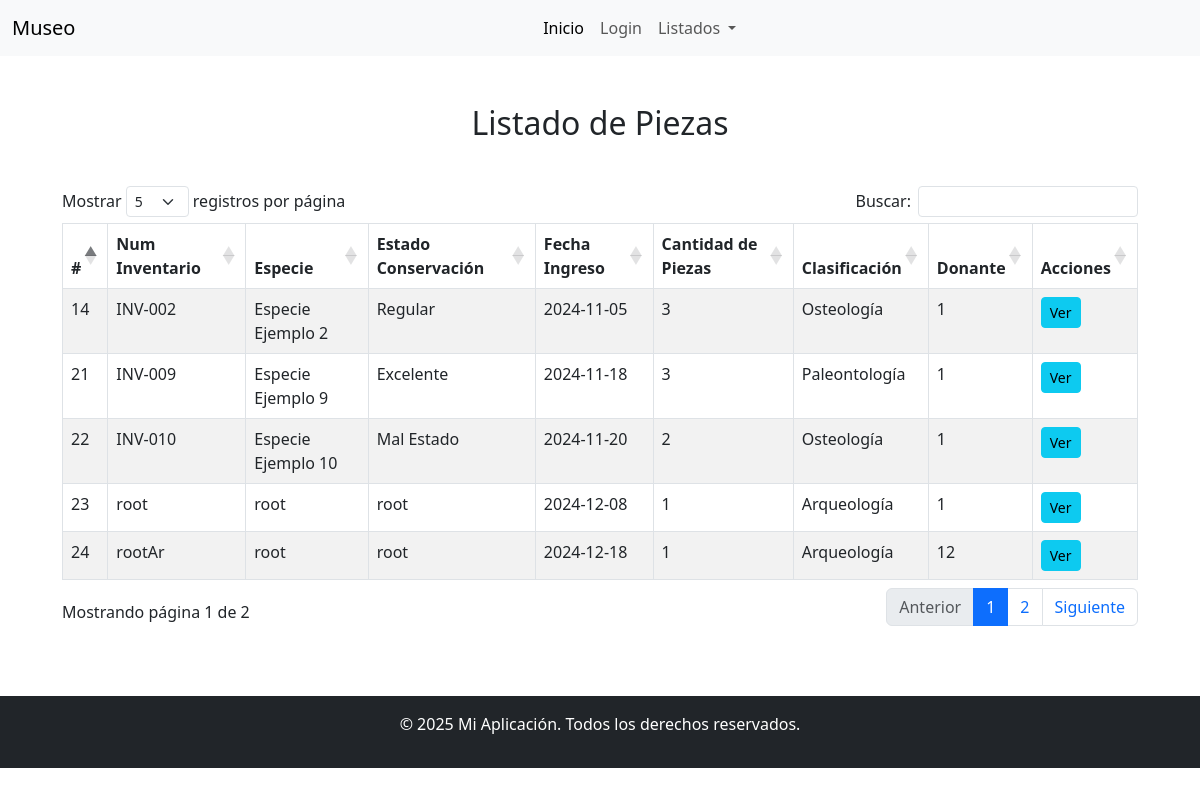
The page /listados.php on the database as committed earlier.
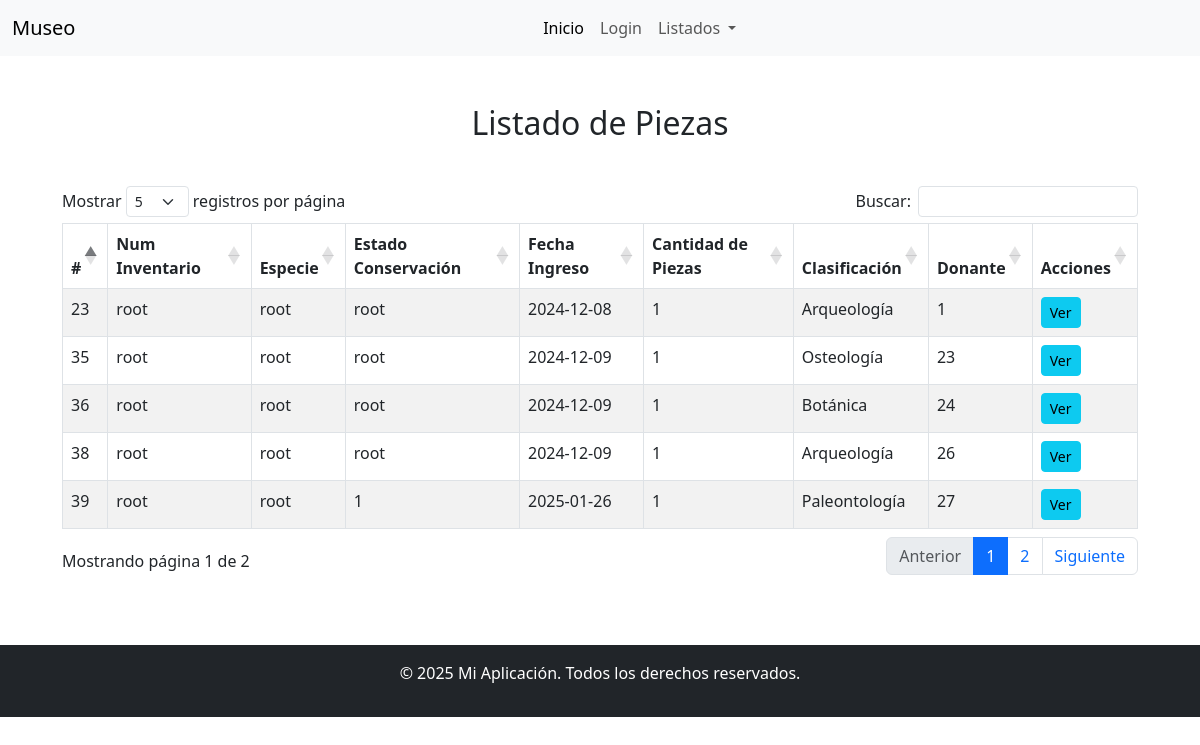
The same page on the database as committed later.
### tables this page shows
CREATE TABLE `pieza` (
  `idPieza` int(11) NOT NULL,
  `num_inventario` varchar(255) DEFAULT NULL,
  `especie` varchar(255) DEFAULT NULL,
  `estado_conservacion` varchar(255) DEFAULT NULL,
  `fecha_ingreso` date DEFAULT NULL,
  `cantidad_de_piezas` varchar(255) DEFAULT NULL,
  `clasificacion` varchar(255) DEFAULT NULL,
  `observacion` varchar(255) DEFAULT NULL,
  `imagen` varchar(255) DEFAULT NULL,
  `Donante_idDonante` int(11) NOT NULL
);

### listados.php (the view, shortened to what this page needs)
<?php
require_once 'bd.php';
$sql = "SELECT idPieza, num_inventario, especie, estado_conservacion, fecha_ingreso, cantidad_de_piezas, clasificacion, observacion, imagen, Donante_idDonante FROM pieza";
$stmt = $pdo->query($sql);
$rows = $stmt->fetchAll();
?>
<!DOCTYPE html>
<html lang="es">
<head>
    <link rel="stylesheet" href="https://cdn.jsdelivr.net/npm/bootstrap@5.3.0/dist/css/bootstrap.min.css">
    <link rel="stylesheet" href="https://cdn.jsdelivr.net/npm/datatables.net-bs5@1.11.3/css/dataTables.bootstrap5.min.css">
</head>
<body>
<?php include("./includes/navbar.php"); ?>
<div class="container mt-5">
    <h2 class="text-center mb-4">Listado de Piezas</h2>
    <div class="table-responsive">
        <table id="dataTable" class="table table-striped table-bordered" cellspacing="0" width="100%">
            <thead>
                <tr>
                    <th>#</th>
                    <th>Num Inventario</th>
                    <th>Especie</th>
                    <th>Estado Conservación</th>
                    <th>Fecha Ingreso</th>
                    <th>Cantidad de Piezas</th>
                    <th>Clasificación</th>
                    <th>Donante</th>
                    <th>Acciones</th>
                </tr>
            </thead>
            <tbody>
                <?php foreach ($rows as $row): ?>
                <tr>
                    <td><?php echo $row['idPieza']; ?></td>
                    <td><?php echo $row['num_inventario']; ?></td>
                    <td><?php echo $row['especie']; ?></td>
                    <td><?php echo $row['estado_conservacion']; ?></td>
                    <td><?php echo $row['fecha_ingreso']; ?></td>
                    <td><?php echo $row['cantidad_de_piezas']; ?></td>
                    <td><?php echo $row['clasificacion']; ?></td>
                    <td><?php echo $row['Donante_idDonante']; ?></td>
                    <td>
                        <a href="ver.php?id=<?php echo $row['idPieza']; ?>&clasificacion=<?php echo $row['clasificacion']; ?>" class="btn btn-info btn-sm">Ver</a>
                    </td>
                </tr>
                <?php endforeach; ?>
            </tbody>
        </table>
    </div>
</div>
<?php include("./includes/footer.php"); ?>
</body>
</html>

Rows that differ between the two databases and show on the page:
removed pieza: idPieza "14", num_inventario "INV-002", especie "Especie Ejemplo 2", estado_conservacion "Regular", fecha_ingreso "2024-11-05", cantidad_de_piezas "3", clasificacion "Osteología", Donante_idDonante "1"
removed pieza: idPieza "21", num_inventario "INV-009", especie "Especie Ejemplo 9", estado_conservacion "Excelente", fecha_ingreso "2024-11-18", cantidad_de_piezas "3", clasificacion "Paleontología", Donante_idDonante "1"
removed pieza: idPieza "22", num_inventario "INV-010", especie "Especie Ejemplo 10", estado_conservacion "Mal Estado", fecha_ingreso "2024-11-20", cantidad_de_piezas "2", clasificacion "Osteología", Donante_idDonante "1"
removed pieza: idPieza "24", num_inventario "rootAr", especie "root", estado_conservacion "root", fecha_ingreso "2024-12-18", cantidad_de_piezas "1", clasificacion "Arqueología", Donante_idDonante "12"
now on this page (row unchanged): pieza: idPieza "35", num_inventario "root", especie "root", estado_conservacion "root", fecha_ingreso "2024-12-09", cantidad_de_piezas "1", clasificacion "Osteología", Donante_idDonante "23"
now on this page (row edited): pieza: idPieza "36", num_inventario "root", especie "root", estado_conservacion "root", fecha_ingreso "2024-12-09", cantidad_de_piezas "1", clasificacion "Botánica", Donante_idDonante "24"
now on this page (row unchanged): pieza: idPieza "38", num_inventario "root", especie "root", estado_conservacion "root", fecha_ingreso "2024-12-09", cantidad_de_piezas "1", clasificacion "Arqueología", Donante_idDonante "26"
added pieza: idPieza "39", num_inventario "root", especie "root", estado_conservacion "1", fecha_ingreso "2025-01-26", cantidad_de_piezas "1", clasificacion "Paleontología", Donante_idDonante "27"
